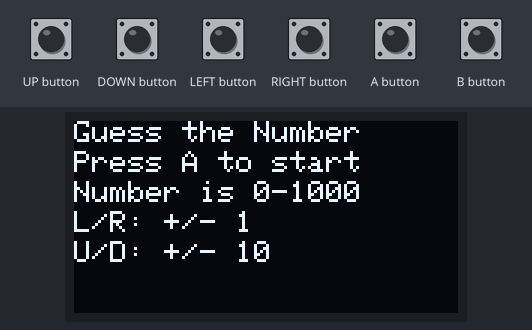
The sketch below on a simulated Arduboy, built with avr-gcc and run on an emulated ATmega32U4. Parts: 128×64 one-colour display. The inputs (shaded band) are chosen by the test bench. Random numbers use the default seed unless the sketch sets one.

Above: at 1.2 s.
1.3 s: A button pressed for 0.15 s
At 1.8 s:
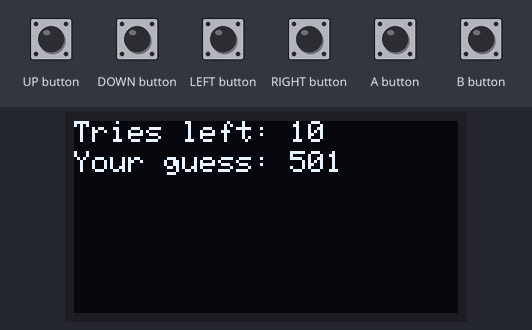
2.9 s: UP button pressed for 1 s
At 4.5 s:
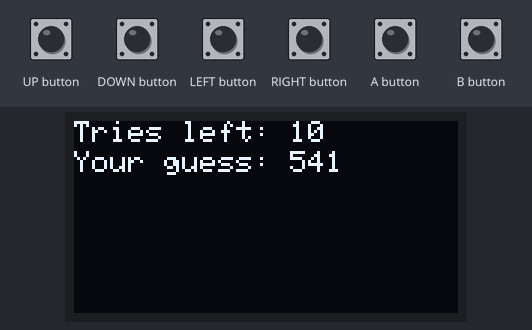
5.4 s: A button pressed for 1 s
At 6.6 s:
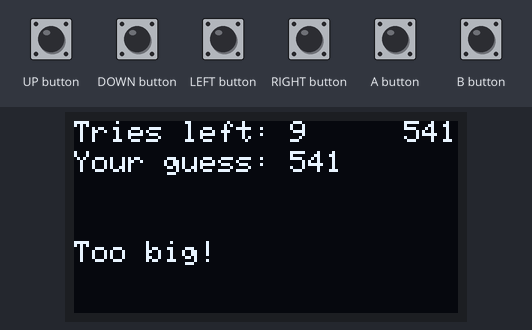
7.9 s: UP button driven LOW and A button driven LOW
At 8.09 s:
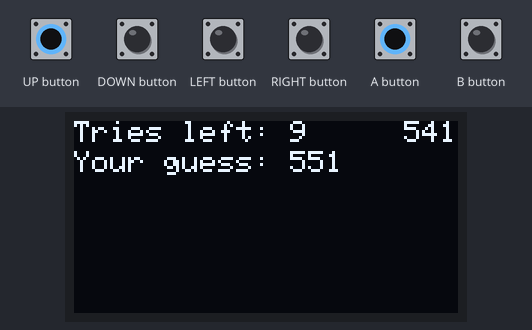
10.3 s: LEFT button pressed for 0.15 s
At 10.54 s:
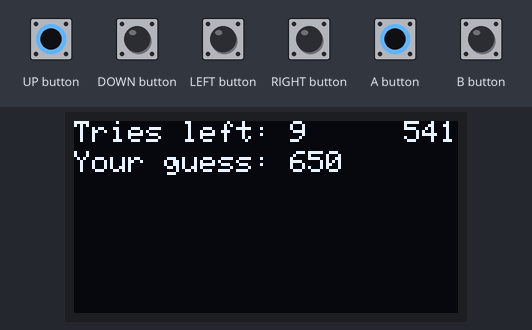
11.0 s: RIGHT button pressed for 0.15 s
At 11.09 s:
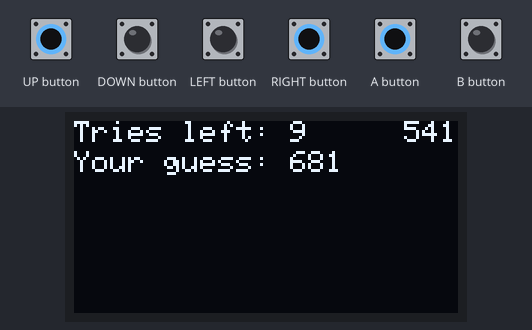
Timing chart, 0 to 14.0 s (numbered marks = the images above; inputs shaded):
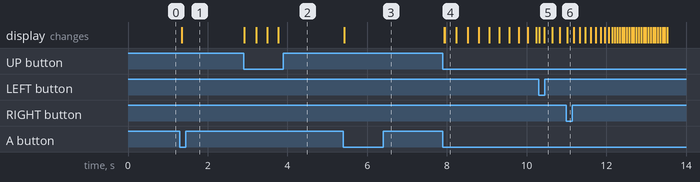

Measured:
- after the input at 1.3 s, the display: changes at once (image 1)
- after the input at 2.9 s, the display: first changes at once (image 2 shows a later state)
- after the input at 5.4 s, the display: changes at once (image 3)
- after the input at 7.9 s, the display: first changes at once (image 4 shows a later state)

The sketch:

numbers.ino
```cpp
#include <Arduboy2.h>
#include <ArduboyTones.h>

Arduboy2 arduboy;
ArduboyTones sound(arduboy.audio.enabled);

enum GameState { LOADING, PLAYING, GAME_WON };
GameState gameState;

int targetNumber;
int playerGuess = 501;
int triesLeft = 10;
bool showFeedback = false;
String feedbackMessage = "";

int guessHistory[10];
int historyIndex = 0;

unsigned long lastUpdateLeftRight = 0;
unsigned long lastUpdateUpDown = 0;
int delayLeftRight = 300;
int delayUpDown = 300;

void displayMessage(int x, int y, const char* message) {
  arduboy.setCursor(x, y);
  arduboy.print(message);
}

void displayHistory() {
  int startIdx = max(0, historyIndex - 3);
  for (int i = startIdx; i < historyIndex; i++) {
    arduboy.setCursor(110, (i - startIdx) * 10);
    arduboy.print(guessHistory[i]);
  }
}

void resetGame() {
  triesLeft = 10;
  targetNumber = random(0, 1001);
  gameState = PLAYING;
  showFeedback = false;
  historyIndex = 0;
}

void setup() {
  arduboy.begin();
  unsigned long seed = analogRead(0) * micros();
  randomSeed(seed);
  gameState = LOADING;
}

void loop() {
  arduboy.clear();
  arduboy.pollButtons();
  unsigned long currentTime = millis();

  switch (gameState) {
    case LOADING:
      displayMessage(0, 0, "Guess the Number");
      displayMessage(0, 10, "Press A to start");
      displayMessage(0, 20, "Number is 0-1000");
      displayMessage(0, 30, "L/R: +/- 1");
      displayMessage(0, 40, "U/D: +/- 10");
      if (arduboy.justPressed(A_BUTTON)) {
        resetGame();
      }
      break;

    case PLAYING:
      displayMessage(0, 0, "Tries left: ");
      arduboy.print(triesLeft);
      displayMessage(0, 10, "Your guess: ");
      arduboy.print(playerGuess);
      displayHistory();

      if (!showFeedback) {
        if (arduboy.pressed(LEFT_BUTTON) || arduboy.pressed(RIGHT_BUTTON)) {
          if (currentTime - lastUpdateLeftRight > delayLeftRight) {
            playerGuess += arduboy.pressed(RIGHT_BUTTON) ? 1 : -1;
            playerGuess = constrain(playerGuess, 0, 1000);
            lastUpdateLeftRight = currentTime;
            delayLeftRight = max(50, delayLeftRight - 10);
            sound.tone(1000, 50);
          }
        } else {
          delayLeftRight = 300;
        }

        if (arduboy.pressed(UP_BUTTON) || arduboy.pressed(DOWN_BUTTON)) {
          if (currentTime - lastUpdateUpDown > delayUpDown) {
            playerGuess += arduboy.pressed(UP_BUTTON) ? 10 : -10;
            playerGuess = constrain(playerGuess, 0, 1000);
            lastUpdateUpDown = currentTime;
            delayUpDown = max(50, delayUpDown - 10);
            sound.tone(1000, 50);
          }
        } else {
          delayUpDown = 300;
        }

        if (arduboy.justPressed(A_BUTTON)) {
          if (historyIndex < 10) {
            guessHistory[historyIndex++] = playerGuess;
          }
          triesLeft--;
          if (playerGuess == targetNumber) {
            feedbackMessage = "You guessed it!";
            gameState = GAME_WON;
          } else {
            feedbackMessage = (playerGuess < targetNumber) ? "Too small!" : "Too big!";
          }
          showFeedback = true;
        }
      } else {
        displayMessage(0, 40, feedbackMessage.c_str());
        if (arduboy.justPressed(A_BUTTON)) {
          showFeedback = false;
        }
      }

      if (triesLeft == 0 && !showFeedback) {
        displayMessage(0, 50, "Game Over! Press B");
        if (arduboy.justPressed(B_BUTTON)) {
          resetGame();
        }
      }
      break;

    case GAME_WON:
      displayMessage(0, 25, "Winner!");
      displayMessage(0, 50, "Press B to continue");
      if (arduboy.justPressed(B_BUTTON)) {
        resetGame();
      }
      break;
  }

  arduboy.display();
}
```
